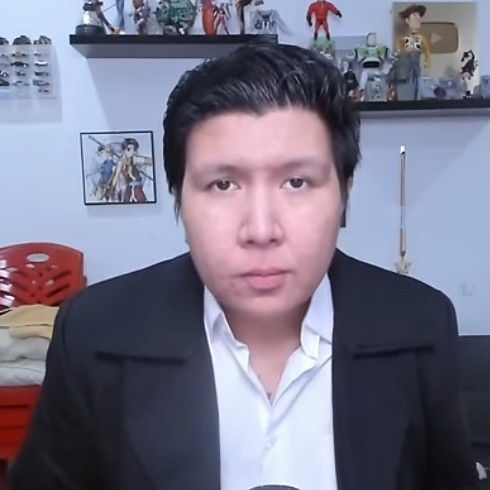
#> input picture P6/wb.jpg, 490 x 490 px
$ python final.py
#> lines starting #> are read from the running program, lines starting #| are printed output that depends on the picture
from PIL import Image
from pathlib import Path
import matplotlib.pyplot as plt
# ==========================================
# 1. PERSIAPAN FOLDER DAN GAMBAR
# ==========================================
folder_hasil = Path("Hasil")
folder_hasil.mkdir(exist_ok=True)
file_sumber = Path("wb.jpg")
if not file_sumber.exists():
 raise FileNotFoundError(f"File sumber tidak ditemukan: {file_sumber}")
ukuran_file_asli = file_sumber.stat().st_size
img = Image.open(file_sumber).convert("RGB")
#> img is the input picture: PIL image 490x490 RGB; mean R, G, B 120, 117.8, 137.1
print("Gambar berhasil dibuka")
print("Dimensi gambar:", img.size)
#| Dimensi gambar: (490, 490)
print("Mode warna:", img.mode)
#| Mode warna: RGB
print("\nMEMBUAT KONVERSI WARNA")
rgb = img
grayscale = img.convert("L")
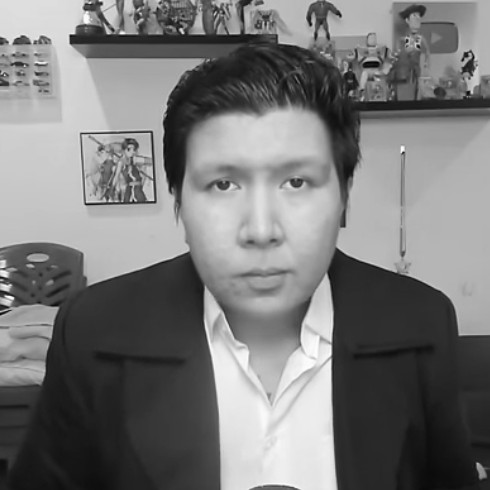
#> grayscale: PIL image 490x490 L; min 4, max 253, mean 120.7
hsv = img.convert("HSV")
#> hsv: PIL image 490x490 HSV; mean H, S, V 168.7, 64.5, 143.7

rgb.save(folder_hasil / "gambar_rgb.png")
grayscale.save(folder_hasil / "gambar_grayscale.png")
hsv.convert("RGB").save(folder_hasil / "gambar_hsv.png")
print("Semua hasil konversi berhasil disimpan.")

# Visualisasi perbandingan warna
fig, axes = plt.subplots(1, 3, figsize=(15, 5))
axes[0].imshow(rgb)
axes[0].set_title("RGB")
axes[1].imshow(grayscale, cmap="gray")
axes[1].set_title("Grayscale")
axes[2].imshow(hsv.convert("RGB"))
axes[2].set_title("HSV")

for ax in axes:
    ax.axis("off")

plt.tight_layout()
fig.savefig(folder_hasil / "perbandingan_warna.png")
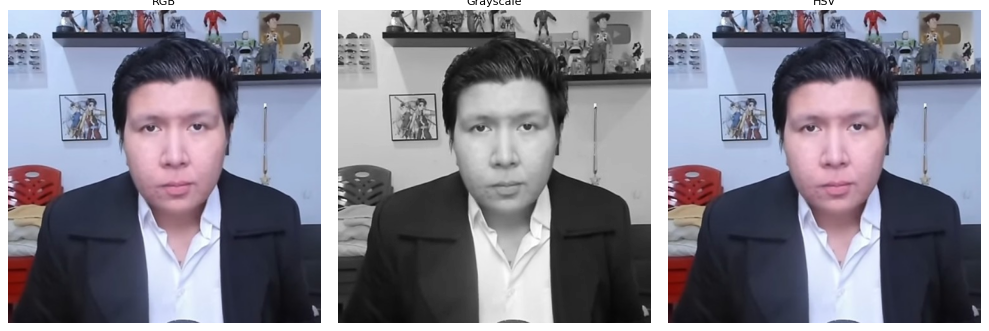
#> figure drawn by matplotlib, 3 panels
plt.close(fig)
print("Visualisasi perbandingan warna berhasil disimpan.")
# 3. KOMPRESI JPEG
# ==========================================
print("\nMEMULAI KOMPRESI JPEG")
for kualitas in [10, 50, 90]:
 nama_file = folder_hasil / f"jpeg_{kualitas}.jpeg"
 img.save(
 nama_file,
 format="JPEG",
 quality=kualitas
 )
 print(f"Berhasil: {nama_file.name}")
#> (the run stopped early here; a loop or call above may not have finished)
